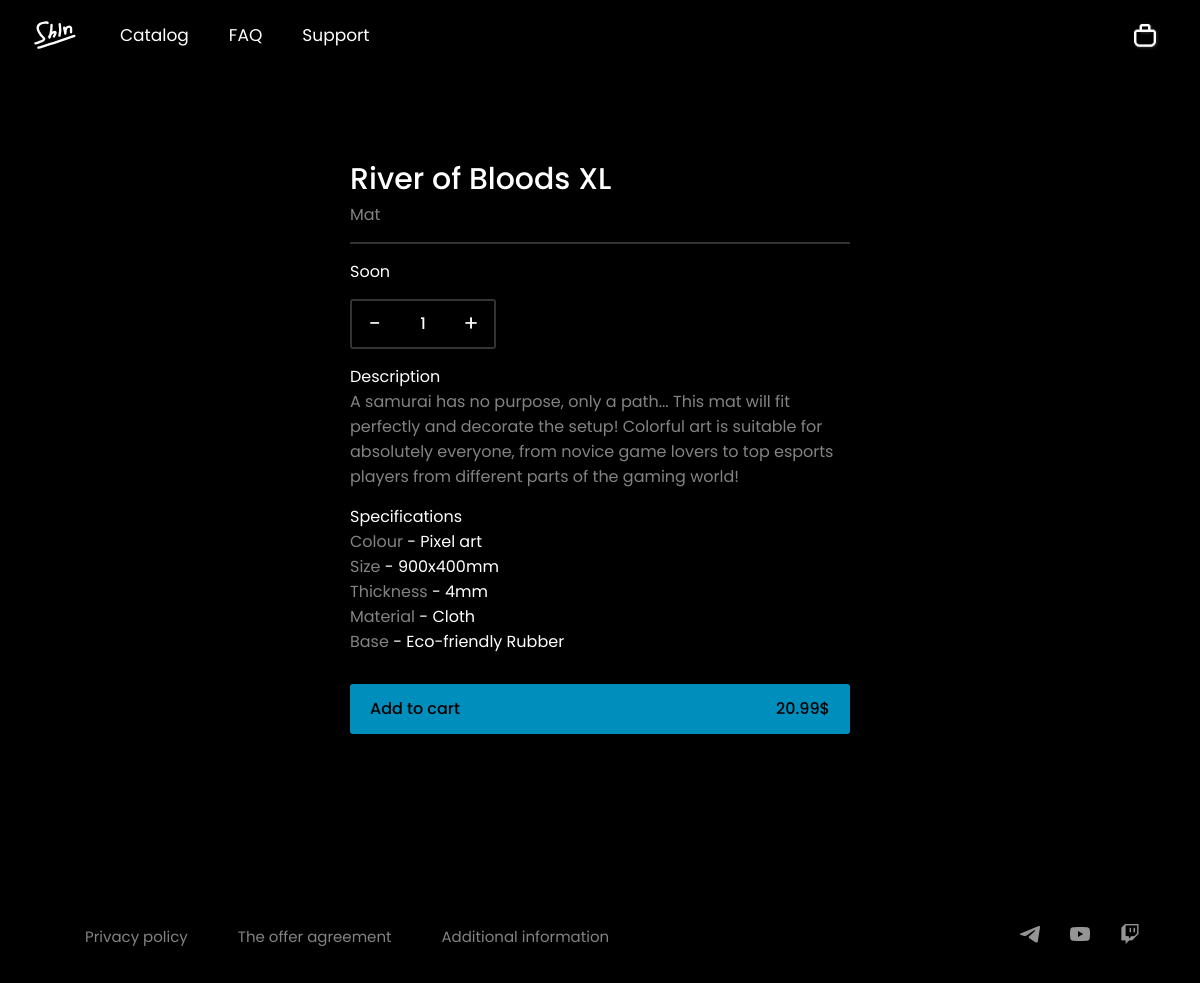
Screenshot of /product/River of Bloods XL with the database file from the repository.
### website/models.py (models this page shows)
class Tovar(db.Model):
    __tablename__ = 'tovar'
    id = db.Column(db.Integer, primary_key=True)
    type = db.Column(db.String(20), nullable=False)
    name = db.Column(db.String(150), unique=True)
    count = db.Column(db.Integer)
    cost = db.Column(db.Float)
    status = db.Column(db.String(20))
    color = db.Column(db.String(30))
    size = db.Column(db.String(20))
    thickness = db.Column(db.String(20))
    material = db.Column(db.String(20))
    base = db.Column(db.String(20))
    info = db.Column(db.String(500))
    img_name = db.Column(db.String(500), unique=True)
    height = db.Column(db.String(50))
    width = db.Column(db.String(50))
    depth = db.Column(db.String(50))
    upper_material = db.Column(db.String(50))
    ining_material = db.Column(db.String(50))
    back_straps = db.Column(db.String(50))
    zipper = db.Column(db.String(50))
    fastexes_buckles = db.Column(db.String(50))
    orders = db.relationship('Order', backref='tovar', lazy=True, cascade="all, delete-orphan")

### website/views.py (the view)
@views.route('/product/<name>')
def product(name):
    total_quantity = get_items_cart()
    tovar = Tovar.query.filter_by(name=name).first()
    if tovar is None:
        return render_template('error.html'), 404
    return render_template('product.html',
                        tovar=tovar,
                        total_quantity = total_quantity)

### website/views.py (called while the page is built)
def get_items_cart():
    total_quantity = session.get('total_quantity', 0)
    return total_quantity

### website/templates/product.html (shortened to what this page needs)
{% extends "base.html" %} {% block title %}shln {{tovar.name}}{% endblock %} {%
block content %}
<div class="product_page">
  <div class="product_main_contener">
    <div class="img_product_cont">
      <div class="thumbnailIMG_prod">
      </div>
    </div>
    <div class="cont_info_prodyct">
      <div class="product_name_text">{{ tovar.name }}</div>
      <div class="type_of_prod_text">{{ tovar.type }}</div>
      <hr style="margin: 10px 0" />
      {%if tovar.status == 'Soon' or tovar.status == 'Sold'%}
      <div class="quantity_of_product_text">{{ tovar.status }}</div>
      {%else%}
      <div class="quantity_of_product_text">
        Quantity (in stock: {{ tovar.count }})
      </div>
      {%endif%}
      <div class="cont_quant_but">
        <button onclick="minus()">-</button>
        <input id="myNumber" type="text" value="1" disabled />
        <button onclick="plus()">+</button>
      </div>
      <div class="description_prod_text_name">Description</div>
      <div class="description_prod_text">{{ tovar.info }}</div>
      <div class="specifications_prod_text_name">Specifications</div>
      <div class="product_features">
        <div><span>Colour</span> - {{ tovar.color }}</div>
        {%if tovar.type == 'Mat'%}
        <div><span>Size</span> - {{ tovar.size }}</div>
        <div><span>Thickness</span> - {{ tovar.thickness }}</div>
        <div><span>Material</span> - {{ tovar.material }}</div>
        <div><span>Base</span> - {{ tovar.base }}</div>
        {%endif%}
      </div>
      <form action="/add_to_cart" method="post">
        {%if tovar.status == 'Soon' or tovar.status == 'Sold'%}
        <button class="add_tocart_but" type="submit" disabled>
          <a>Add to cart</a>
          <a id="total_cost">{{ tovar.cost }}$</a>
        </button>
        {%else%}
        <button class="add_tocart_but" type="submit">
          <a>Add to cart</a>
          <a id="total_cost">{{ tovar.cost }}$</a>
        </button>
        {%endif%}
      </form>
    </div>
  </div>
</div>
{% endblock %}

### website/static/css/base.css (style rules this page uses)
* { margin: 0; padding: 0; font-family: Poppins, sans-serif; }
html { margin: 0; color:white; width: 100%; height: 100%; }
body { display: flex; flex-direction: column; min-height: 100vh; background-color: black; font-family: Poppins, sans-serif; color: white; opacity: 0; transition: opacity 0.2s ease; }
body.loaded { opacity: 1; }
hr { border: none; color: #333333; background-color: #333333; height: 2px; width: 100%; }
input[type="text"], input[type="password"], input[type="email"]:focus { outline: none; background-color: black; color: white; }
.product_page { min-height: calc(100vh - 70px); height: 100%; margin-top: 70px; display: flex; flex-direction: column; }
.product_main_contener { margin: auto; display: flex; flex-direction: row; max-width: 1200px; height: 100%; }
.img_product_cont { display: flex; flex-direction: column; width: 600px; height: auto; padding-top: 30px; }
.thumbnailIMG_prod { margin: 0; padding: 0; display: flex; flex-direction: row; }
.cont_info_prodyct { padding: 20px 40px; width: 500px; height: 100%; display: flex; flex-direction: column; }
.product_name_text { font-size: 30px; font-weight: 500; }
.type_of_prod_text { padding-bottom: 5px; color: rgb(131, 131, 131); }
.quantity_of_product_text { padding: 5px 0 0 0; }
.cont_quant_but { display: flex; flex-direction: row; border: none; border: 2px solid #333333; width:fit-content; margin: 0; padding: 0; margin: 15px 0; border-radius: 3px; }
.cont_quant_but button { background-color: black; color: white; border: none; font-size: 22px; font-weight: 400; width: 46px; height: 46px; transition: color 0.3 ease; cursor: pointer; }
#myNumber { background-color: black; color: white; border-radius: 0; border: none; font-size: 16px; font-weight: 500; width: 50px; height: 46px; text-align: center; }
.description_prod_text_name { padding: 0; }
.description_prod_text { color: rgb(131, 131, 131); padding-bottom: 15px; }
.specifications_prod_text_name { padding: 0; }
.product_features { font: 16px; display: flex; flex-direction: column; color: white; }
.product_features span { color: rgb(131, 131, 131); }
.add_tocart_but { display: flex; align-items: center; justify-content: space-between; width: 100%; height: 50px; padding: 20px; text-align: center; margin-top: 30px; font-weight: 500; font-size: 16px; border-radius: 3px; background-color: #28cbff; border: none; color: rgb(0, 0, 0); }
.add_tocart_but:disabled, .add_tocart_but[disabled] { background-color: #008ebd; cursor: wait; }
@media (max-width: 1200px) { .product_main_contener { display: flex; flex-direction: column; height: 100%; } }
@media (max-width: 1200px) { .product_page { margin-top: 60px; } }
@media (max-width: 1200px) { .img_product_cont { margin: 0 auto; width: 500px; height: auto; } }
@media (max-width: 1200px) { .thumbnailIMG_prod { max-width: 500px; overflow-x: auto; white-space: nowrap; justify-content: flex-start; flex-wrap: nowrap; } }

### rows the page displays
Tovar: name "River of Bloods XL", type "Mat", status "Soon", info "A samurai has no purpose, only a path... This mat will fit perfectly and decorate the setup! Colorful art is suitable for absolutely everyone, from novice game lovers to top esports players from different parts of the gaming world!", color "Pixel art", size "900x400mm", thickness "4mm", material "Cloth", base "Eco-friendly Rubber", cost "20.99"
